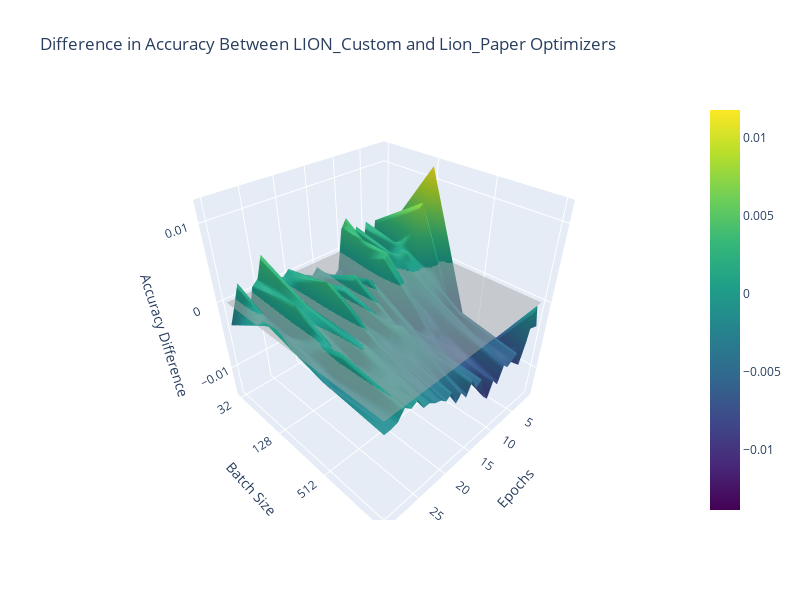

Notebook cell for this chart:
### Code cell
import json
import numpy as np
import plotly.graph_objs as go

# File names
file_names = [
    "lionInBuilt_VIT_batchSize_ablation_valid_accuracy.json",
    "lion_VIT_batchSize_ablation_vallid_accuracy.json"
]

# Initialize lists to store data for both files
data_lion_paper = []
data_lion = []

# Load data from both files
for file_name in file_names:
    with open(f'{file_name}', 'r') as file:
        data = json.load(file)
        if "lionInBuilt" in file_name:
            data_lion_paper = [values for lr, values in data.items()]
        elif "lion_VIT" in file_name:
            data_lion = [values for lr, values in data.items()]
""
# Convert the accuracy data to 2D NumPy arrays
accuracy_data_lion_paper = np.array(data_lion_paper)
accuracy_data_lion = np.array(data_lion)

# Calculate the difference
accuracy_difference = accuracy_data_lion - accuracy_data_lion_paper


# Create a 2D grid for X and Y (epochs and Batch Sizes)
epochs = np.arange(1, len(accuracy_difference[0]) + 1)
learning_rates = np.array([str(lr) for lr in data.keys()])


# Create a trace for the 3D surface plot of the difference
trace_diff = go.Surface(x=epochs, y=learning_rates,
                        z=accuracy_difference, colorscale='Viridis')


# Create a trace for the light shape plane at z = 0
z_zero_plane = np.zeros(accuracy_difference.shape)
trace_zero_plane = go.Surface(
    x=epochs,
    y=learning_rates,
    z=z_zero_plane,
    colorscale='Greys',
    showscale=False,
    opacity=0.5
)

# Create a layout for the plot
layout_diff = go.Layout(
    scene=dict(
        xaxis=dict(title='Epochs'),
        yaxis=dict(title='Batch Size'),
        zaxis=dict(title='Accuracy Difference'),
    ),
    title='Difference in Accuracy Between LION_Custom and Lion_Paper Optimizers',
    width=800,  # Set the width of the plot
    height=600,  # Set the height of the plot
)

# Create a figure and add the traces with the layouts
fig_diff = go.Figure(data=[trace_diff, trace_zero_plane], layout=layout_diff)
fig_diff.show()

### Figure 1 — Plotly figure (JSON) as saved in the notebook; plotly's stock layout.template omitted (floating-point values rounded to 4 significant figures)
{"data": [{"colorscale": [[0, "#440154"], [0.1111, "#482878"], [0.2222, "#3e4989"], [0.3333, "#31688e"], [0.4444, "#26828e"], [0.5556, "#1f9e89"], [0.6667, "#35b779"], [0.7778, "#6ece58"], [0.8889, "#b5de2b"], [1, "#fde725"]], "type": "surface", "x": [1, 2, 3, 4, 5, 6, 7, 8, 9, 10, 11, 12, 13, 14, 15, 16, 17, 18, 19, 20, 21, 22, 23, 24, 25, 26, 27, 28, 29, 30], "y": ["32", "128", "512", "1024"], "z": [[-0.000524, -0.000917, 0.002358, -0.004716, 0.002751, -0.003407, 0.00262, 0, 0.004454, 0.003145, -0.00262, -0.003406, -0.003799, -0.002096, -0.000786, -0.001703, -0.001179, -0.001704, -0.000655, 0.000786, 0, 0.000262, 0.000131, 0.004192, 0.00131, 0.000524, -0.002751, 0.001834, -0.000787, -0.003275], [0.01179, 0.005502, 0.007598, 0.004586, 0.001049, 0.001834, 0.000786, -0.000262, -0.000917, 0.003014, 0.002358, -0.006027, 0.000131, 0.000786, -0.002096, 0.002096, -0.003276, 0.00131, -0.002358, 0.002358, 0.003013, -0.002227, 0, 0.001048, 0.000524, 0.002227, -0.001834, -0.001572, 0.000262, 0.001179], [-0.01284, -0.01349, -0.01389, -0.009302, -0.0038, -0.005503, -0.003013, -0.003668, -0.004978, -0.005896, -0.004454, -0.004586, -0.004061, -0.003144, -0.003407, -0.00262, -0.000393, -0.000786, -0.001965, -0.002227, -0.000918, -0.001834, -0.000131, 0, -0.002097, -0.001048, 0.001048, -0.001834, -0.002489, -0.000917], [-0.003406, 0, -0.004716, -0.007861, -0.005503, -0.006027, -0.006551, -0.005765, -0.008123, -0.006681, -0.009171, -0.008254, -0.004978, -0.005634, -0.003931, -0.005895, -0.004454, -0.005503, -0.003275, -0.00393, -0.003144, -0.002882, -0.002228, -0.002227, -0.000524, -0.001048, -0.000262, -0.001441, -0.001704, -0.001703]]}, {"colorscale": [[0, "rgb(255,255,255)"], [0.125, "rgb(240,240,240)"], [0.25, "rgb(217,217,217)"], [0.375, "rgb(189,189,189)"], [0.5, "rgb(150,150,150)"], [0.625, "rgb(115,115,115)"], [0.75, "rgb(82,82,82)"], [0.875, "rgb(37,37,37)"], [1, "rgb(0,0,0)"]], "opacity": 0.5, "showscale": false, "type": "surface", "x": [1, 2, 3, 4, 5, 6, 7, 8, 9, 10, 11, 12, 13, 14, 15, 16, 17, 18, 19, 20, 21, 22, 23, 24, 25, 26, 27, 28, 29, 30], "y": ["32", "128", "512", "1024"], "z": [[0, 0, 0, 0, 0, 0, 0, 0, 0, 0, 0, 0, 0, 0, 0, 0, 0, 0, 0, 0, 0, 0, 0, 0, 0, 0, 0, 0, 0, 0], [0, 0, 0, 0, 0, 0, 0, 0, 0, 0, 0, 0, 0, 0, 0, 0, 0, 0, 0, 0, 0, 0, 0, 0, 0, 0, 0, 0, 0, 0], [0, 0, 0, 0, 0, 0, 0, 0, 0, 0, 0, 0, 0, 0, 0, 0, 0, 0, 0, 0, 0, 0, 0, 0, 0, 0, 0, 0, 0, 0], [0, 0, 0, 0, 0, 0, 0, 0, 0, 0, 0, 0, 0, 0, 0, 0, 0, 0, 0, 0, 0, 0, 0, 0, 0, 0, 0, 0, 0, 0]]}], "layout": {"height": 600, "scene": {"xaxis": {"title": {"text": "Epochs"}}, "yaxis": {"title": {"text": "Batch Size"}}, "zaxis": {"title": {"text": "Accuracy Difference"}}}, "title": {"text": "Difference in Accuracy Between LION_Custom and Lion_Paper Optimizers"}, "width": 800}}
